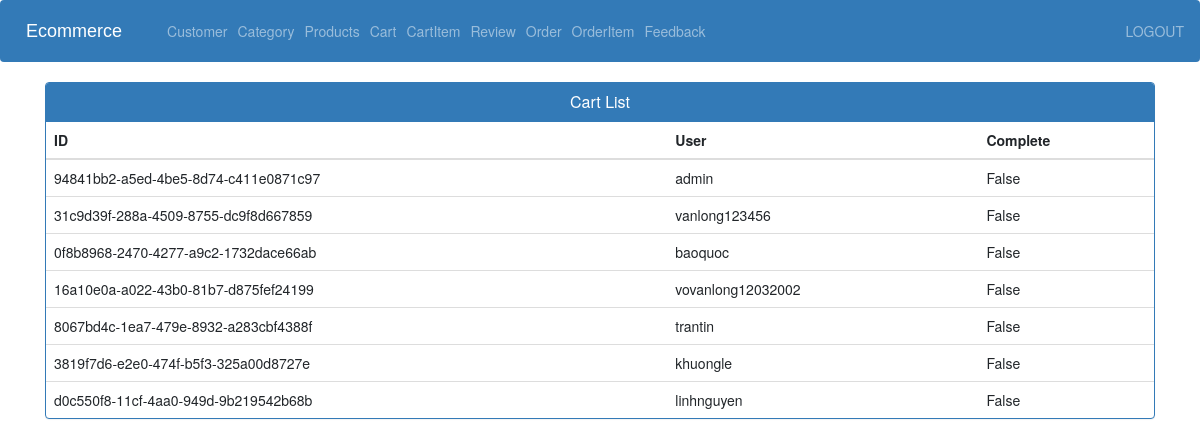
/cart_view_admin/ (signed in), run on the app's committed database.
### store/models.py (models this page shows, shortened)
class Cart(models.Model):
    id = models.UUIDField(default=uuid.uuid4, primary_key=True)
    user = models.ForeignKey(User,  on_delete=models.CASCADE)
    completed = models.BooleanField(default=False)

### store/views.py (the view)
# urls.py: path('cart_view_admin/',views.cart_view_admin, name='cart_view_admin'),
@login_required(login_url='adminlogin')
def cart_view_admin(request):
    cart_list= Cart.objects.all()
    page = request.GET.get('page', 1)
    paginator = Paginator(cart_list, 10)
    try:
        carts = paginator.page(page)
    except PageNotAnInteger:
        carts = paginator.page(1)
    except EmptyPage:
        carts = paginator.page(paginator.num_pages)
    context = {'carts':carts}
    return render(request, 'admin/view_cart.html',context)

### store/templates/admin/view_cart.html (shortened to what this page needs)
{% extends 'admin/admin_base.html' %}
{% load static %}
{% block content %}
<head>
  <link href="//netdna.bootstrapcdn.com/bootstrap/3.0.0/css/bootstrap.min.css" rel="stylesheet" id="bootstrap-css">
</head>
<div class="container vh-100">
  <div class="panel panel-primary">
    <div class="panel-heading">
      <h6 class="panel-title">Cart List</h6>
    </div>
    <table class="table table-hover" id="dev-table">
      <thead>
        <tr>
          <th>ID</th>
          <th>User</th>
          <th>Complete</th>
        </tr>
      </thead>
      {% for p in carts %}
      {% if p %}
      <tr>
        <td> {{p.id}}</td>
        <td>{{ p.user.username }}</td>
        <td>{{p.completed}}</td>
      </tr>
      {%else%}
      <br><br><br>
      <h1>no products</h1>
      {% endif %}
      {% endfor %}
    </table>
  </div>
</div>
{% endblock content %}

### store/templates/admin/view_cart.html (style rules this page uses)
h6 { text-align: center; }

### data on the page
Cart: id "94841bb2-a5ed-4be5-8d74-c411e0871c97", user.username "admin", completed "False"
Cart: id "31c9d39f-288a-4509-8755-dc9f8d667859", user.username "vanlong123456", completed "False"
Cart: id "0f8b8968-2470-4277-a9c2-1732dace66ab", user.username "baoquoc", completed "False"
Cart: id "16a10e0a-a022-43b0-81b7-d875fef24199", user.username "vovanlong12032002", completed "False"
Cart: id "8067bd4c-1ea7-479e-8932-a283cbf4388f", user.username "trantin", completed "False"
Cart: id "3819f7d6-e2e0-474f-b5f3-325a00d8727e", user.username "khuongle", completed "False"
Cart: id "d0c550f8-11cf-4aa0-949d-9b219542b68b", user.username "linhnguyen", completed "False"
